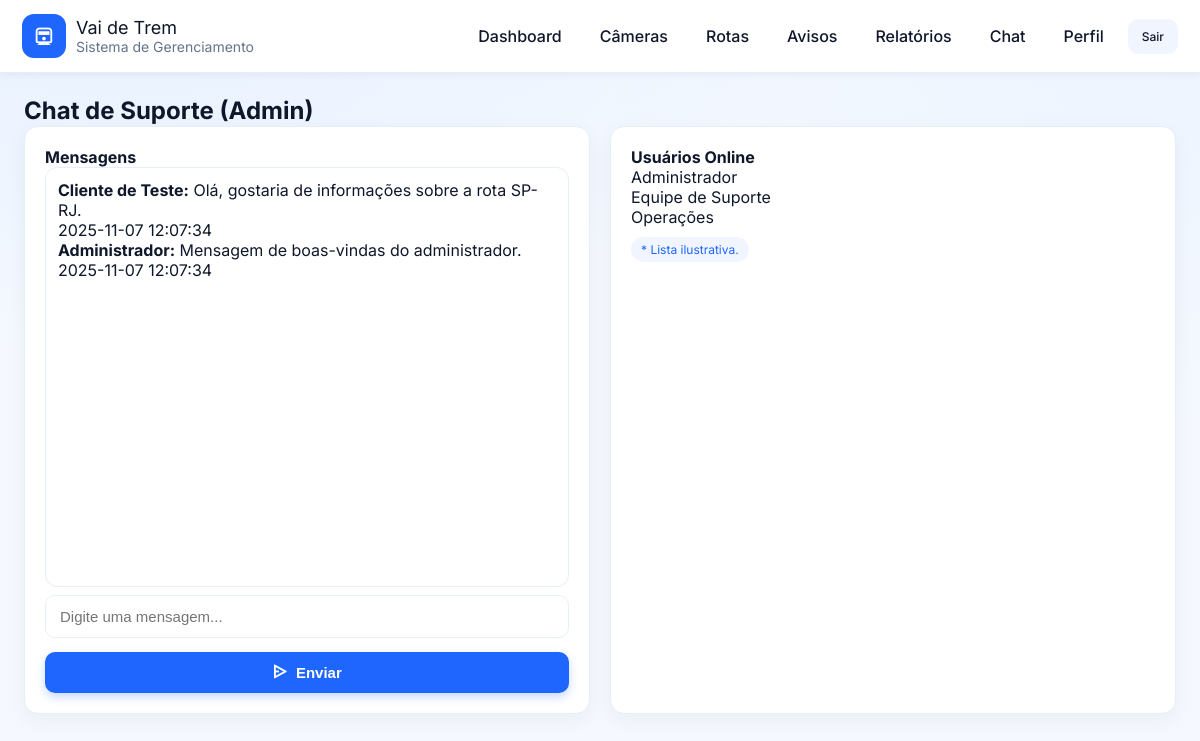
Page /chat.php (signed in) on the committed database.
### tables this page shows
CREATE TABLE IF NOT EXISTS chat_messages (
  id INT AUTO_INCREMENT PRIMARY KEY,
  user_id INT NOT NULL,
  message TEXT NOT NULL,
  created_at TIMESTAMP DEFAULT CURRENT_TIMESTAMP,
  CONSTRAINT fk_chat_user FOREIGN KEY (user_id)
    REFERENCES users(id) ON DELETE CASCADE ON UPDATE CASCADE
);

CREATE TABLE IF NOT EXISTS users (
  id INT AUTO_INCREMENT PRIMARY KEY,
  name VARCHAR(150) NOT NULL,
  email VARCHAR(200) NOT NULL,
  password VARCHAR(255) NOT NULL,
  role ENUM('admin','user') NOT NULL DEFAULT 'user',
  phone VARCHAR(30),
  department VARCHAR(120),
  job_title VARCHAR(120),
  avatar VARCHAR(255) DEFAULT NULL,
  created_at TIMESTAMP DEFAULT CURRENT_TIMESTAMP,
  CONSTRAINT uq_users_email UNIQUE (email)
);

### assets/config/auth.php (called while the page is built, shortened)
<?php
$user = $_SESSION['user'];
?>

### public/chat.php (the view, shortened to what this page needs)
<?php require_once('../assets/config/auth.php'); require_once('../assets/config/db.php');
?>
<!DOCTYPE html><html lang="pt-BR"><head>
<?php include '_partials/header.php'; ?>
</head><body>
<div class="container">
  <div class="topbar"><h2>Chat de Suporte (Admin)</h2></div>
  <div class="grid cols-2">
    <div class="card pad">
      <strong>Mensagens</strong>
      <div class="chat-box" id="chat">
        <?php
          $res=$mysqli->query("SELECT c.*, u.name FROM chat_messages c JOIN users u ON u.id=c.user_id ORDER BY c.id ASC");
          while($m=$res->fetch_assoc()){
            $meClass = $m['user_id']==$user['id'] ? 'me' : 'other';
            echo '<div class=\"msg '.$meClass.'\"><div class=\"bubble\"><strong>'.htmlspecialchars($m['name']).':</strong> '.htmlspecialchars($m['message']).'<br><span class=\"link-muted\" style=\"font-size:12px\">'.$m['created_at'].'</span></div></div>';
          }
        ?>
      </div>
      <form method="post" class="row" style="margin-top:8px">
        <input class="input" name="message" placeholder="Digite uma mensagem..." required>
        <button class="btn icon"><i class="ri-send-plane-2-line"></i> Enviar</button>
      </form>
    </div>
    <div class="card pad">
      <strong>Usuários Online</strong>
      <div class="list">
        <div class="item">Administrador</div>
        <div class="item">Equipe de Suporte</div>
        <div class="item">Operações</div>
      </div>
      <div class="badge" style="margin-top:10px">* Lista ilustrativa.</div>
    </div>
  </div>
</div>
</body></html>

### assets/css/styles.css (style rules this page uses)
:root { --bg: #f5f9ff; --card: #ffffff; --brand: #1e66ff; --brand-light: #5aa1ff; --text: #0f172a; --muted: #64748b; --ring: rgba(30, 102, 255, 0.25); --border: #e6eefc; --radius: 14px; --transition: all 0.25s ease; }
* { box-sizing: border-box; margin: 0; padding: 0; }
html, body { height: 100%; font-family: "Inter", system-ui, -apple-system, "Segoe UI", Roboto, Arial, sans-serif; background: radial-gradient(1200px 600px at 10% 0%, #e8f1ff 0%, transparent 60%), radial-gradient(1200px 600px at 100% 10%, #eef5ff 0%, transparent 60%), var(--bg); color: var(--text); scroll-behavior: smooth; }
.container { max-width: 1200px; margin: 0 auto; padding: 24px; }
.card { background: var(--card); border: 1px solid var(--border); border-radius: var(--radius); box-shadow: 0 6px 20px rgba(16, 24, 40, 0.05); transition: var(--transition); }
.card.pad { padding: 20px; }
h1, h2, h3 { color: var(--text); line-height: 1.2; }
.input, .select, .textarea, .btn { width: 100%; border-radius: 10px; padding: 12px 14px; font-size: 15px; transition: var(--transition); }
.input, .select, .textarea { border: 1px solid var(--border); background: #fff; }
.btn { border: none; cursor: pointer; font-weight: 600; background: var(--brand); color: #fff; box-shadow: 0 4px 10px rgba(30, 102, 255, 0.25); }
.btn.icon { display: flex; align-items: center; justify-content: center; gap: 8px; }
.grid { display: grid; gap: 20px; }
.grid.cols-2 { grid-template-columns: 1fr 1fr; }
.row { display: grid; gap: 14px; }
.badge { display: inline-block; font-size: 12px; padding: 5px 10px; border-radius: 999px; background: #f1f5ff; color: var(--brand); }
.chat-box { height: 420px; overflow-y: auto; border: 1px solid var(--border); border-radius: 12px; padding: 12px; background: #fff; scroll-behavior: smooth; }
.card, .btn, .input { animation: fadeIn 0.3s ease; }

### rows in the picture
chat_messages: user.name "Cliente de Teste", message "Olá, gostaria de informações sobre a rota SP-RJ.", created_at "2025-11-07 12:07:34"
chat_messages: user.name "Administrador", message "Mensagem de boas-vindas do administrador.", created_at "2025-11-07 12:07:34"
